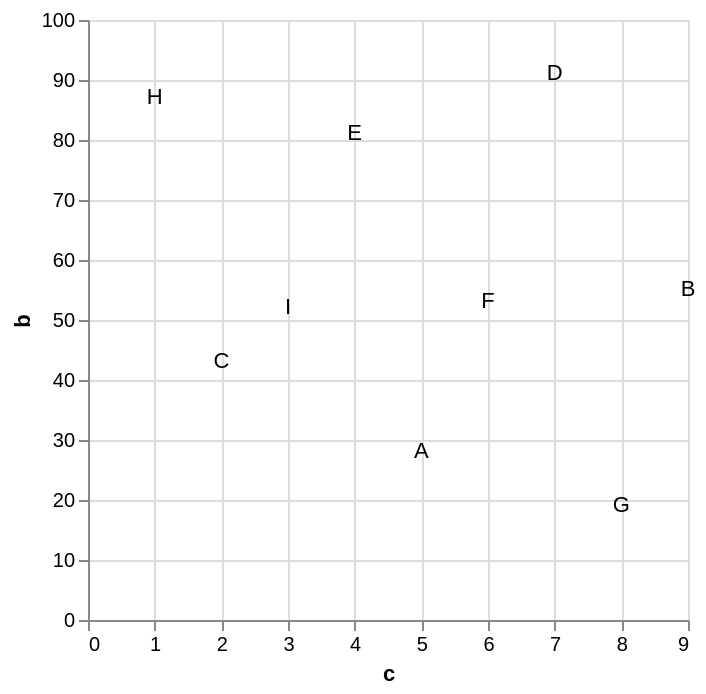

Vega-Lite specification stored for this chart:
### Vega specification from a JSON file in a GitHub repository (floating-point values rounded to 4 significant figures)
{"$schema": "https://vega.github.io/schema/vega/v6.json", "background": "white", "padding": 5, "width": 300, "height": 300, "style": "cell", "data": [{"name": "source_0", "values": [{"a": "A", "b": 28, "c": 5, "g": "x"}, {"a": "B", "b": 55, "c": 9, "g": "y"}, {"a": "C", "b": 43, "c": 2, "g": "x"}, {"a": "D", "b": 91, "c": 7, "g": "y"}, {"a": "E", "b": 81, "c": 4, "g": "x"}, {"a": "F", "b": 53, "c": 6, "g": "y"}, {"a": "G", "b": 19, "c": 8, "g": "x"}, {"a": "H", "b": 87, "c": 1, "g": "y"}, {"a": "I", "b": 52, "c": 3, "g": "x"}]}, {"name": "data_0", "source": "source_0", "transform": [{"type": "filter", "expr": "isValid(datum[\"c\"]) && isFinite(+datum[\"c\"]) && isValid(datum[\"b\"]) && isFinite(+datum[\"b\"])"}]}], "marks": [{"name": "marks", "type": "text", "style": ["text"], "from": {"data": "data_0"}, "encode": {"update": {"fill": {"value": "black"}, "description": {"signal": "\"c: \" + (format(datum[\"c\"], \"\")) + \"; b: \" + (format(datum[\"b\"], \"\")) + \"; a: \" + (isValid(datum[\"a\"]) ? isArray(datum[\"a\"]) ? join(datum[\"a\"], ' ') : datum[\"a\"] : \"\"+datum[\"a\"])"}, "x": {"scale": "x", "field": "c"}, "y": {"scale": "y", "field": "b"}, "text": {"signal": "isValid(datum[\"a\"]) ? datum[\"a\"] : \"\"+datum[\"a\"]"}, "align": {"value": "center"}, "baseline": {"value": "middle"}}}}], "scales": [{"name": "x", "type": "linear", "domain": {"data": "data_0", "field": "c"}, "range": [0, {"signal": "width"}], "nice": true, "zero": true}, {"name": "y", "type": "linear", "domain": {"data": "data_0", "field": "b"}, "range": [{"signal": "height"}, 0], "nice": true, "zero": true}], "axes": [{"scale": "x", "orient": "bottom", "gridScale": "y", "grid": true, "tickCount": {"signal": "ceil(width/40)"}, "domain": false, "labels": false, "aria": false, "maxExtent": 0, "minExtent": 0, "ticks": false, "zindex": 0}, {"scale": "y", "orient": "left", "gridScale": "x", "grid": true, "tickCount": {"signal": "ceil(height/40)"}, "domain": false, "labels": false, "aria": false, "maxExtent": 0, "minExtent": 0, "ticks": false, "zindex": 0}, {"scale": "x", "orient": "bottom", "grid": false, "title": "c", "labelFlush": true, "labelOverlap": true, "tickCount": {"signal": "ceil(width/40)"}, "zindex": 0}, {"scale": "y", "orient": "left", "grid": false, "title": "b", "labelOverlap": true, "tickCount": {"signal": "ceil(height/40)"}, "zindex": 0}]}
